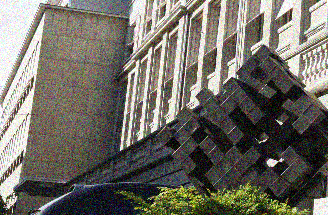
#> input picture CV2023_PA1/input/01_noise25.png, 328 x 215 px; its folder holds 6 pictures in this run
$ python Semi_Global_Matching.py
#> lines starting #> are read from the running program, lines starting #| are printed output that depends on the picture
### CV2023_PA1/Birchfield_Tomasi_dissimilarity.py
import numpy as np


# [13 lines left out: function Birchfield_Tomasi_dissimilarity, not called in this run]

def Sum_Of_Absolute_Differences(left_image, right_image, max_disparity):
    # Get image dimensions
    height, width = left_image.shape

    # Initialize cost volumes for the left and right images
    left_cost_volume = np.zeros((height, width, max_disparity), dtype=np.float32)
    right_cost_volume = np.zeros((height, width, max_disparity), dtype=np.float32)

    # Iterate over disparity levels
    for d in range(max_disparity):
        # Calculate the absolute difference for the left image
        if d == 0:
            left_cost_volume[:, :, d] = np.abs(left_image - right_image)
        else:
            left_cost_volume[:, :-d, d] = np.abs(left_image[:, :-d] - right_image[:, d:])

        # Calculate the absolute difference for the right image
        if d == 0:
            right_cost_volume[:, :, d] = np.abs(right_image - left_image)
        else:
            right_cost_volume[:, d:, d] = np.abs(right_image[:, d:] - left_image[:, :-d])

    # Find the disparity with minimum cost for the left and right images
    left_disparity = np.argmin(left_cost_volume, axis=2)
    right_disparity = np.argmin(right_cost_volume, axis=2)

    return left_cost_volume, right_cost_volume, left_disparity, right_disparity

### CV2023_PA1/aggregate_cost_volume.py
import numpy as np
from tqdm import tqdm


def aggregate_cost_volume(cost_volume):
    height, width, max_disparity = cost_volume.shape
    aggregated_costs = np.zeros_like(cost_volume, dtype=np.float32)

    forward_pass = [(1, 0), (1, 1), (0, 1), (-1, 1)]  # Dy, Dx pairs for forward pass
    backward_pass = [(0, -1), (-1, -1), (-1, 0), (-1, 1)]  # Dy, Dx pairs for backward pass

    for idx, (dy, dx) in enumerate(forward_pass):
        # Shift the cost volume by (dy, dx) and pad the shifted values
        shifted_costs = np.roll(cost_volume, (dy, dx), axis=(0, 1))
        shifted_costs[:dy, :] = np.inf
        shifted_costs[:, :dx] = np.inf
        aggregated_costs += shifted_costs

    for idx, (dy, dx) in enumerate(backward_pass):
        # Shift the cost volume by (dy, dx) and pad the shifted values
        shifted_costs = np.roll(cost_volume, (dy, dx), axis=(0, 1))
        shifted_costs[dy:, :] = np.inf
        shifted_costs[:, dx:] = np.inf
        aggregated_costs += shifted_costs

    print(aggregated_costs.shape)
    aggregated_volume = np.sum(aggregated_costs, axis=3)
    return aggregated_volume

### CV2023_PA1/Semi_Global_Matching.py
import cv2
import numpy as np
from tqdm import tqdm
import os

from Birchfield_Tomasi_dissimilarity import Sum_Of_Absolute_Differences
from aggregate_cost_volume import aggregate_cost_volume
from warp import warp_image


# Modify any parameters or any function itself if necessary.
# Add comments to parts related to scoring criteria to get graded.

def semi_global_matching(left_image, right_image, d):
    # TODO: Implement Semi-Global Matching

    #raise NotImplementedError("Semi_Global_Matching function has not been implemented yet")

    left_cost_volume, right_cost_volume, left_disparity, right_disparity = Sum_Of_Absolute_Differences(left_image, right_image, d)

    # TODO: save cost disparity

    cost_volume = left_cost_volume
    aggregated_cost_volume = aggregate_cost_volume(cost_volume)
    print(aggregated_cost_volume.shape)
    aggregated_disparity = aggregated_cost_volume.argmin(axis=2)
    print(aggregated_disparity)

    # TODO: save Semi Global Matching disparity


if __name__ == "__main__":
    img_list = os.listdir('./input')
    ground_truth = None
    # TODO: Load required images

    d = 24

    left_img = cv2.imread("./input/01_noise25.png", cv2.IMREAD_GRAYSCALE)
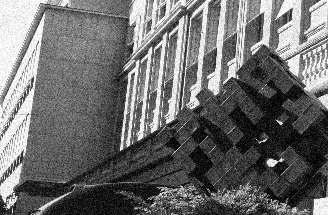
#> left_img: shape (215, 328); min 0, max 255, mean 108.5
    right_img = cv2.imread("./input/02_noise25.png", cv2.IMREAD_GRAYSCALE)
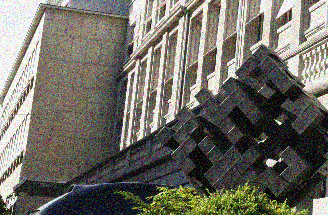
#> input picture CV2023_PA1/input/02_noise25.png, 328 x 215 px
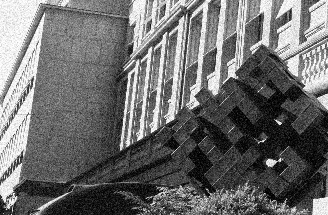
#> right_img: shape (215, 328); min 0, max 255, mean 108.8
    semi_global_matching(left_img, right_img, d)
#> in Sum_Of_Absolute_Differences, `left_disparity = np.argmin(left_cost_volume, axis=2)`:
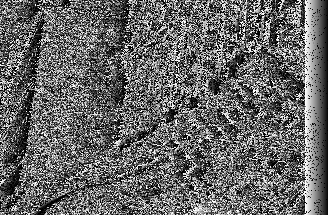
#> left_disparity: shape (215, 328) int64; min 0, max 23, mean 9.3; drawn with min black and max white
#> in Sum_Of_Absolute_Differences, `right_disparity = np.argmin(right_cost_volume, axis=2)`:
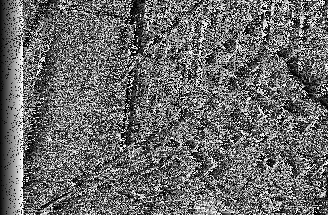
#> right_disparity: shape (215, 328) int64; min 0, max 23, mean 9.6; drawn with min black and max white
#| (215, 328, 24)
#> (the run stopped early here; a loop or call above may not have finished)
